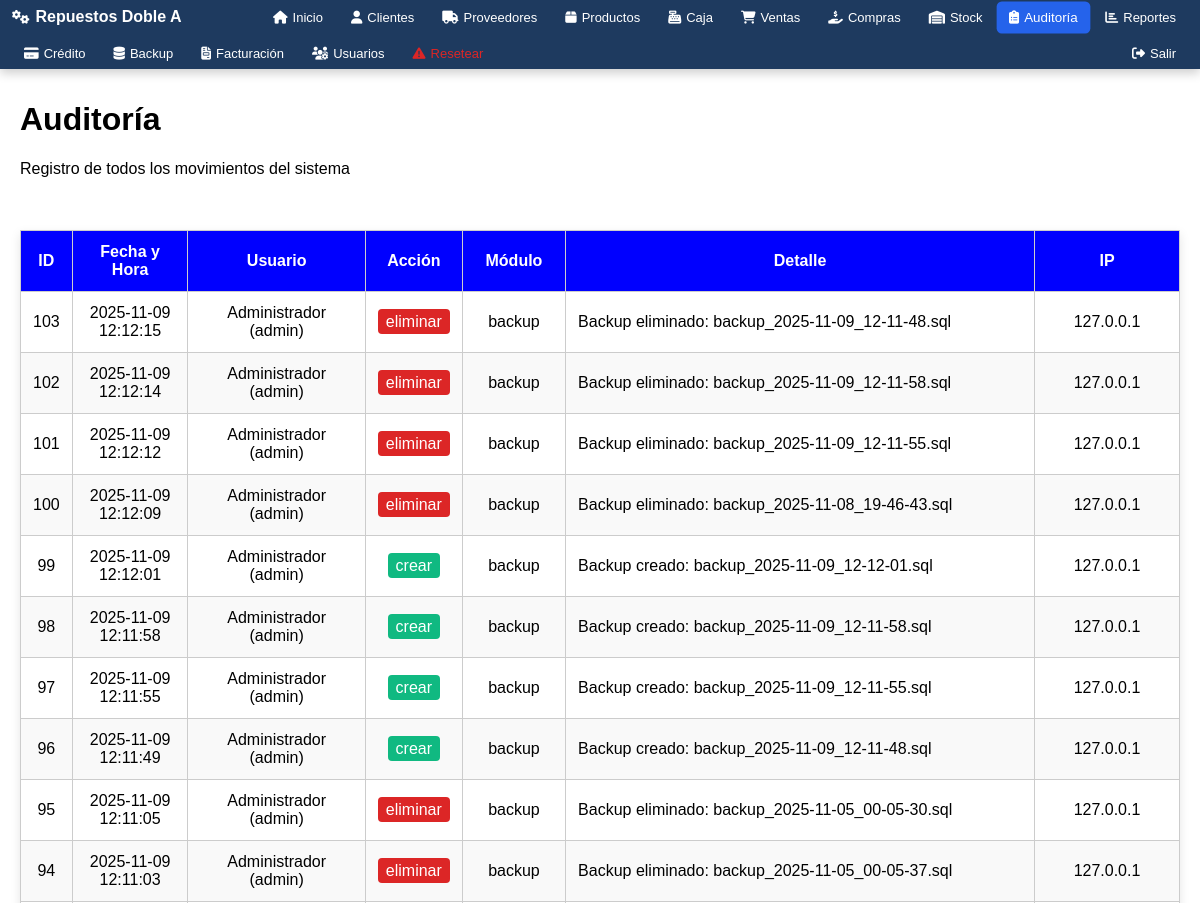
/modulos/auditoria/auditoria.php (signed in, upper part), run on an earlier commit of the app's database.
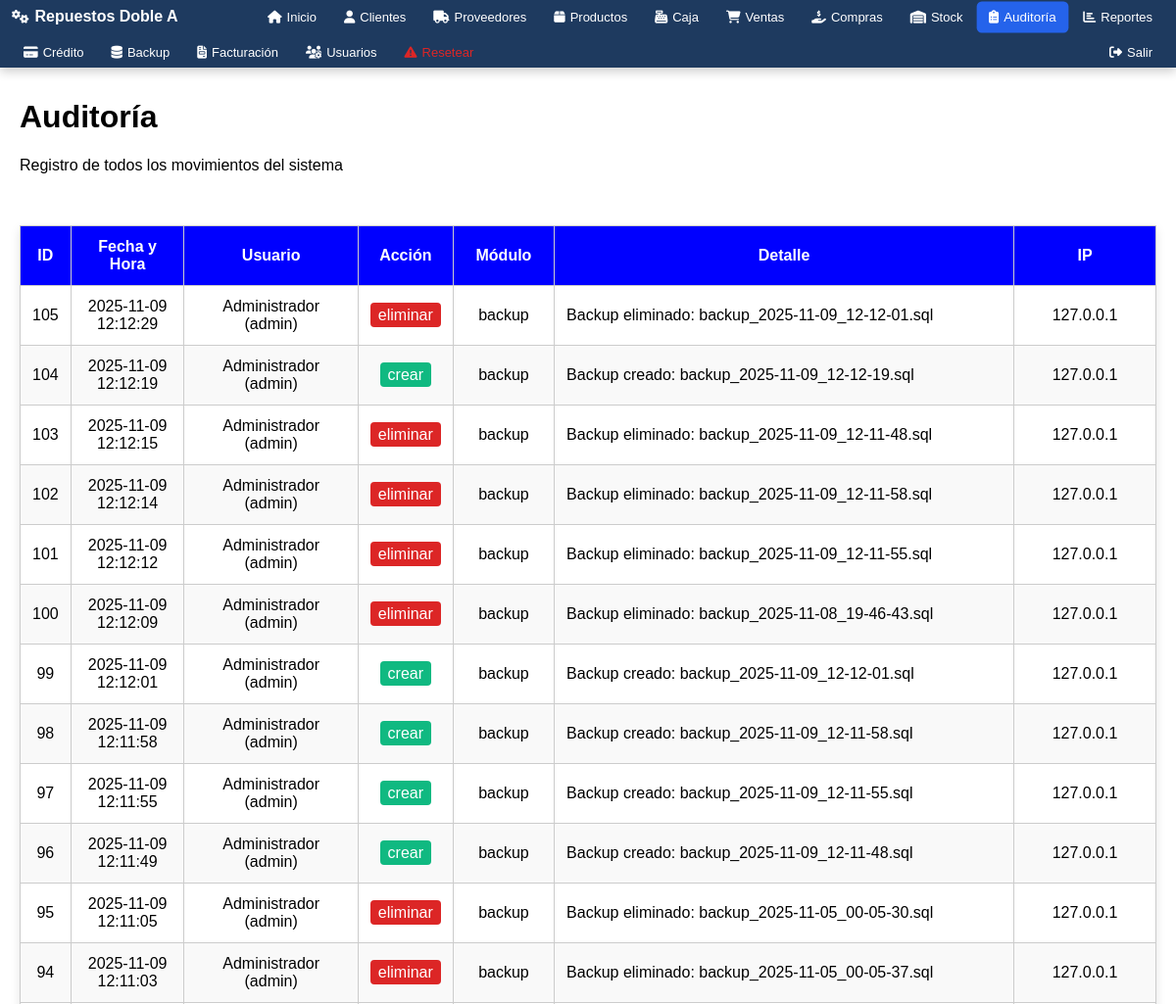
And on a later commit of the database.
### tables this page shows
CREATE TABLE `auditoria` (
  `id` int(11) NOT NULL AUTO_INCREMENT,
  `usuario_id` int(11) DEFAULT '0',
  `nombre_usuario` varchar(150) NOT NULL,
  `accion` varchar(50) NOT NULL,
  `modulo` varchar(50) NOT NULL,
  `detalle` text,
  `fecha_hora` datetime NOT NULL,
  `ip_address` varchar(45) DEFAULT NULL,
  PRIMARY KEY (`id`),
  KEY `idx_fecha` (`fecha_hora`),
  KEY `idx_modulo` (`modulo`),
  KEY `idx_accion` (`accion`)
);

### includes/session.php (called while the page is built, shortened)
<?php
if (!function_exists('estaLogueado')) {
    function estaLogueado() {
        return isset($_SESSION['usuario_id']) && isset($_SESSION['usuario']);
    }
}
if (!function_exists('obtenerRol')) {
    function obtenerRol() {
        return isset($_SESSION['rol']) ? $_SESSION['rol'] : null;
    }
}
?>

### includes/auth.php (called while the page is built, shortened)
<?php
if (!function_exists('tienePermiso')) {
function tienePermiso($modulo, $accion = 'ver') {
    $rol = obtenerRol();
    if ($rol === 'Administrador') {
        return true;
    }
}
}
?>

### modulos/auditoria/auditoria.php (the view, shortened to what this page needs)
<?php
$base_path = $_SERVER['DOCUMENT_ROOT'] . '/repuestos/';
include $base_path . 'includes/session.php';
include $base_path . 'includes/auth.php';
include $base_path . 'includes/header.php';
$stmt = $pdo->query("SELECT * FROM auditoria ORDER BY fecha_hora DESC LIMIT 500");
$registros = $stmt->fetchAll();
?>
<div class="container tabla-responsive">
    <h1>Auditoría</h1>
    <p>Registro de todos los movimientos del sistema</p>
    <br><br>
    <table class="crud-table">
        <thead>
            <tr>
                <th>ID</th>
                <th>Fecha y Hora</th>
                <th>Usuario</th>
                <th>Acción</th>
                <th>Módulo</th>
                <th>Detalle</th>
                <th>IP</th>
            </tr>
        </thead>
        <tbody>
        <?php
        if ($registros && count($registros) > 0) {
            foreach ($registros as $registro) {
                echo '<tr>';
                echo '<td>'.htmlspecialchars($registro['id']).'</td>';
                echo '<td>'.htmlspecialchars($registro['fecha_hora']).'</td>';
                echo '<td>'.htmlspecialchars($registro['nombre_usuario']).'</td>';
                $accion_class = '';
                $accion_text = htmlspecialchars($registro['accion']);
                switch(strtolower($registro['accion'])) {
                    case 'crear':
                        $accion_class = 'style="background: #10b981; color: white; padding: 4px 8px; border-radius: 4px;"';
                        break;
                    case 'eliminar':
                    case 'anular':
                        $accion_class = 'style="background: #dc2626; color: white; padding: 4px 8px; border-radius: 4px;"';
                        break;
                    case 'login':
                        $accion_class = 'style="background: #059669; color: white; padding: 4px 8px; border-radius: 4px;"';
                        break;
                    case 'logout':
                        $accion_class = 'style="background: #7c3aed; color: white; padding: 4px 8px; border-radius: 4px;"';
                        break;
                }
                echo '<td><span '.$accion_class.'>'.$accion_text.'</span></td>';
                echo '<td>'.htmlspecialchars($registro['modulo']).'</td>';
                echo '<td style="text-align: left;">'.htmlspecialchars($registro['detalle']).'</td>';
                echo '<td>'.htmlspecialchars($registro['ip_address']).'</td>';
                echo '</tr>';
            }
        } else {
            echo '<tr><td colspan="7">No hay registros de auditoría aún.</td></tr>';
        }
        ?>
        </tbody>
    </table>
</div>
<?php include $base_path . 'includes/footer.php'; ?>

### includes/header.php
<?php
$base_url = '/repuestos/';
$base_path = $_SERVER['DOCUMENT_ROOT'] . '/repuestos/';
$current_page = $_SERVER['REQUEST_URI'];
include $base_path . 'includes/session.php';
include $base_path . 'includes/auth.php';
?>
<link rel="stylesheet" href="/repuestos/style.css">
<link rel="stylesheet" href="https://cdnjs.cloudflare.com/ajax/libs/font-awesome/6.5.2/css/all.min.css">
<div class="navbar">
    <div class="logo"><i class="fas fa-cogs"></i> Repuestos Doble A</div>
    <a href="<?php echo $base_url; ?>index.php" <?php echo (strpos($current_page, 'index.php') !== false || ($current_page == $base_url || $current_page == $base_url . 'index.php')) ? 'class="active"' : ''; ?>><i class="fas fa-home"></i> Inicio</a>
    <?php if (tienePermiso('clientes', 'ver')): ?>
    <a href="<?php echo $base_url; ?>modulos/clientes/clientes.php" <?php echo (strpos($current_page, 'clientes') !== false) ? 'class="active"' : ''; ?>><i class="fas fa-user"></i> Clientes</a>
    <?php endif; ?>
    <?php if (tienePermiso('proveedores', 'ver')): ?>
    <a href="<?php echo $base_url; ?>modulos/proveedores/proveedores.php" <?php echo (strpos($current_page, 'proveedores') !== false) ? 'class="active"' : ''; ?>><i class="fas fa-truck"></i> Proveedores</a>
    <?php endif; ?>
    <?php if (tienePermiso('productos', 'ver')): ?>
    <a href="<?php echo $base_url; ?>modulos/productos/productos.php" <?php echo (strpos($current_page, 'productos') !== false) ? 'class="active"' : ''; ?>><i class="fas fa-box"></i> Productos</a>
    <?php endif; ?>
    <?php if (tienePermiso('caja', 'ver')): ?>
    <a href="<?php echo $base_url; ?>modulos/caja/caja.php" <?php echo (strpos($current_page, 'caja') !== false) ? 'class="active"' : ''; ?>><i class="fas fa-cash-register"></i> Caja</a>
    <?php endif; ?>
    <?php if (tienePermiso('ventas', 'ver')): ?>
    <a href="<?php echo $base_url; ?>modulos/ventas/ventas.php" <?php echo (strpos($current_page, 'ventas') !== false) ? 'class="active"' : ''; ?>><i class="fas fa-shopping-cart"></i> Ventas</a>
    <?php endif; ?>
    <?php if (tienePermiso('compras', 'ver')): ?>
    <a href="<?php echo $base_url; ?>modulos/compras/compras.php" <?php echo (strpos($current_page, 'compras') !== false) ? 'class="active"' : ''; ?>><i class="fas fa-hand-holding-dollar"></i> Compras</a>
    <?php endif; ?>
    <?php if (tienePermiso('stock', 'ver')): ?>
    <a href="<?php echo $base_url; ?>modulos/stock/stock.php" <?php echo (strpos($current_page, 'stock') !== false) ? 'class="active"' : ''; ?>><i class="fas fa-warehouse"></i> Stock</a>
    <?php endif; ?>
    <?php if (tienePermiso('auditoria', 'ver')): ?>
    <a href="<?php echo $base_url; ?>modulos/auditoria/auditoria.php" <?php echo (strpos($current_page, 'auditoria') !== false) ? 'class="active"' : ''; ?>><i class="fas fa-clipboard-list"></i> Auditoría</a>
    <?php endif; ?>
    <?php if (tienePermiso('reportes', 'ver')): ?>
    <a href="<?php echo $base_url; ?>modulos/reportes/reportes.php" <?php echo (strpos($current_page, 'reportes') !== false) ? 'class="active"' : ''; ?>><i class="fas fa-chart-bar"></i> Reportes</a>
    <?php endif; ?>
    <?php if (tienePermiso('ventas', 'ver')): ?>
    <a href="<?php echo $base_url; ?>modulos/credito/cuotas.php" <?php echo (strpos($current_page, 'credito') !== false || strpos($current_page, 'cuotas') !== false) ? 'class="active"' : ''; ?>><i class="fas fa-credit-card"></i> Crédito</a>
    <?php endif; ?>
    <?php if (tienePermiso('backup', 'ver')): ?>
    <a href="<?php echo $base_url; ?>modulos/backup/backup.php" <?php echo (strpos($current_page, 'backup') !== false) ? 'class="active"' : ''; ?>><i class="fas fa-database"></i> Backup</a>
    <?php endif; ?>
    <?php if (tienePermiso('facturacion', 'ver')): ?>
    <a href="<?php echo $base_url; ?>modulos/facturacion/facturacion.php" <?php echo (strpos($current_page, 'facturacion') !== false) ? 'class="active"' : ''; ?>><i class="fas fa-file-invoice"></i> Facturación</a>
    <?php endif; ?>
    <?php if (tienePermiso('usuarios', 'ver')): ?>
    <a href="<?php echo $base_url; ?>modulos/usuarios/usuarios.php" <?php echo (strpos($current_page, 'usuarios') !== false) ? 'class="active"' : ''; ?>><i class="fas fa-users-cog"></i> Usuarios</a>
    <?php endif; ?>
    <?php if (tienePermiso('usuarios', 'crear')): ?>
    <a href="<?php echo $base_url; ?>modulos/administracion/resetear_sistema.php" <?php echo (strpos($current_page, 'resetear_sistema') !== false) ? 'class="active"' : ''; ?> style="color: #dc2626;"><i class="fas fa-exclamation-triangle"></i> Resetear</a>
    <?php endif; ?>
    <a href="<?php echo $base_url; ?>logout.php" style="margin-left: auto;"><i class="fas fa-sign-out-alt"></i> Salir</a>
</div>

### includes/footer.php
</body>
</html>

### style.css (style rules this page uses)
.navbar { background-color: #1e3a5f; display: flex; align-items: center; padding: 0 12px; position: fixed; top: 0; left: 0; right: 0; height: auto; min-height: 60px; z-index: 1000; box-shadow: 0 4px 10px rgba(0,0,0,0.2); flex-wrap: wrap; overflow-x: auto; overflow-y: hidden; gap: 4px; }
.navbar .logo { color: white; font-weight: bold; font-size: 16px; margin-right: auto; display: flex; align-items: center; gap: 6px; white-space: nowrap; flex-shrink: 0; padding: 8px 0; }
.navbar .logo i { font-size: 14px; }
.navbar a { color: white; text-decoration: none; padding: 8px 12px; border-radius: 5px; display: flex; align-items: center; gap: 5px; font-size: 13px; transition: background 0.3s, transform 0.2s; white-space: nowrap; flex-shrink: 0; height: fit-content; }
.navbar a i { font-size: 13px; }
.navbar a:hover, .navbar a.active { background-color: #2563eb; transform: scale(1.03); }
.navbar a[style*="margin-left: auto"] { margin-left: auto; }
.container { padding: 20px; margin-top: 60px; max-width: 100%; margin-left: auto; margin-right: auto; background: #fff; border-radius: 8px; box-shadow: 0 4px 10px rgba(0,0,0,0.1); }
table.crud-table { width:100%; border-collapse:collapse; table-layout: auto; }
table.crud-table th, table.crud-table td { border:1px solid #ccc; padding:12px; text-align:center; word-wrap: break-word; overflow: hidden; text-overflow: ellipsis; }
table.crud-table th:last-child, table.crud-table td:last-child { width: 120px; min-width: 120px; max-width: 120px; }
table.crud-table th { background: blue; color: white; }
table.crud-table tr:nth-child(even) { background:#f9f9f9; }
table { width: 100%; border-collapse: collapse; background: white; box-shadow: 0 4px 10px rgba(0,0,0,0.1); }
table th, table td { border: 1px solid #ccc; padding: 8px; text-align: center; }
table th { background: #2563eb; color: white; }
.tabla-responsive { overflow-x: auto; }

What changed in the data, as far as the page shows it:
added auditoria: id "105", fecha_hora "2025-11-09 12:12:29", nombre_usuario "Administrador (admin)", accion "eliminar", modulo "backup", detalle "Backup eliminado: backup_2025-11-09_12-12-01.sql", ip_address "127.0.0.1"
added auditoria: id "104", fecha_hora "2025-11-09 12:12:19", nombre_usuario "Administrador (admin)", accion "crear", modulo "backup", detalle "Backup creado: backup_2025-11-09_12-12-19.sql", ip_address "127.0.0.1"
